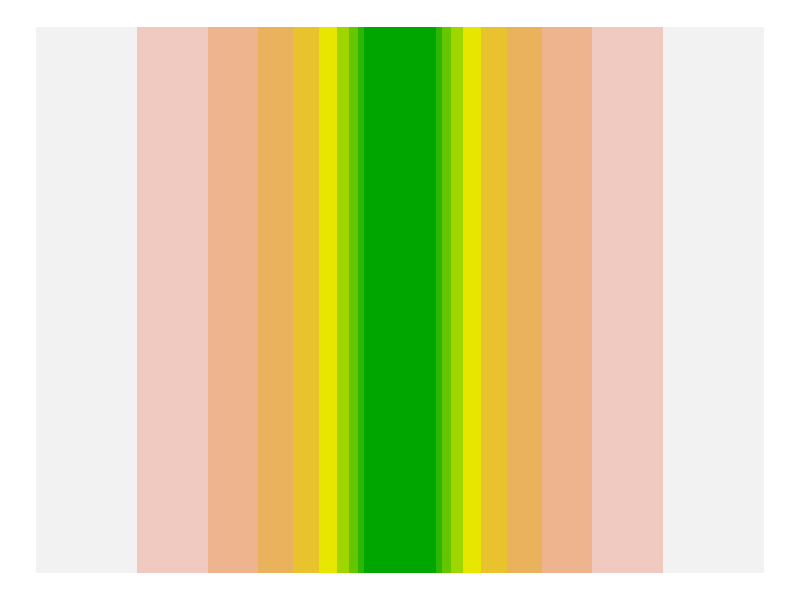
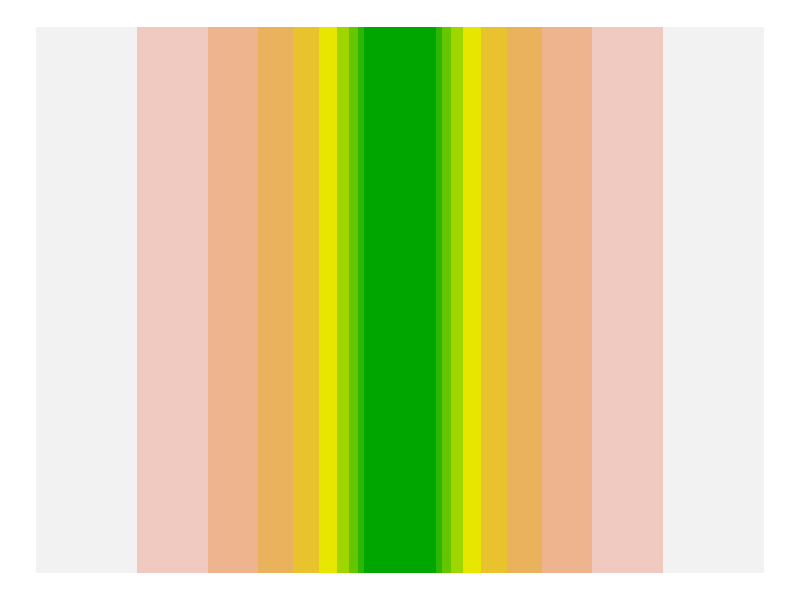

Source code (R) for these figures, in order:
## ---- chunk 1
knitr::opts_chunk$set(message = F,
                      error = F, 
                      warning = F,
                      fig.align = "center")

## ---- chunk 2
library(tidyverse)

### The toy dataframe
df <- data.frame(xmin = 0, xmax = 0, ymin = -10, ymax = 10) 

### The color vector
color_vec <- terrain.colors(n = 10)  

### The toy plot
ggplot(df) +
  geom_rect(aes(xmin = xmin - 10^1.0, xmax = xmax + 10^1.0, ymin = ymin, ymax = ymax), fill = color_vec[10]) + 
    geom_rect(aes(xmin = xmin - 9^0.9, xmax = xmax + 9^0.9, ymin = ymin, ymax = ymax), fill = color_vec[9]) + 
    geom_rect(aes(xmin = xmin - 8^0.8, xmax = xmax + 8^0.8, ymin = ymin, ymax = ymax), fill = color_vec[8]) + 
    geom_rect(aes(xmin = xmin - 7^0.7, xmax = xmax + 7^0.7, ymin = ymin, ymax = ymax), fill = color_vec[7]) + 
    geom_rect(aes(xmin = xmin - 6^0.6, xmax = xmax + 6^0.6, ymin = ymin, ymax = ymax), fill = color_vec[6]) + 
    geom_rect(aes(xmin = xmin - 5^0.5, xmax = xmax + 5^0.5, ymin = ymin, ymax = ymax), fill = color_vec[5]) + 
    geom_rect(aes(xmin = xmin - 4^0.4, xmax = xmax + 4^0.4, ymin = ymin, ymax = ymax), fill = color_vec[4]) + 
    geom_rect(aes(xmin = xmin - 3^0.3, xmax = xmax + 3^0.3, ymin = ymin, ymax = ymax), fill = color_vec[3]) + 
    geom_rect(aes(xmin = xmin - 2^0.2, xmax = xmax + 2^0.2, ymin = ymin, ymax = ymax), fill = color_vec[2]) + 
    geom_rect(aes(xmin = xmin - 1^0.1, xmax = xmax + 1^0.1, ymin = ymin, ymax = ymax), fill = color_vec[1]) + 
    scale_x_continuous(limits = c(-10, 10)) + 
  theme_void()

## ---- chunk 3
### Reduce the repetitive code
reduce(10:1,  # a vector of values
       .f = ~ .x + geom_rect(aes(xmin = xmin - .y^(.y/10), xmax = xmax + .y^(.y/10), ymin = ymin, ymax = ymax), fill = color_vec[.y]),  # the function to be iteratively applied
       .init = ggplot(df)  # the initial component to start the first iteration
       ) + 
  theme_void()
